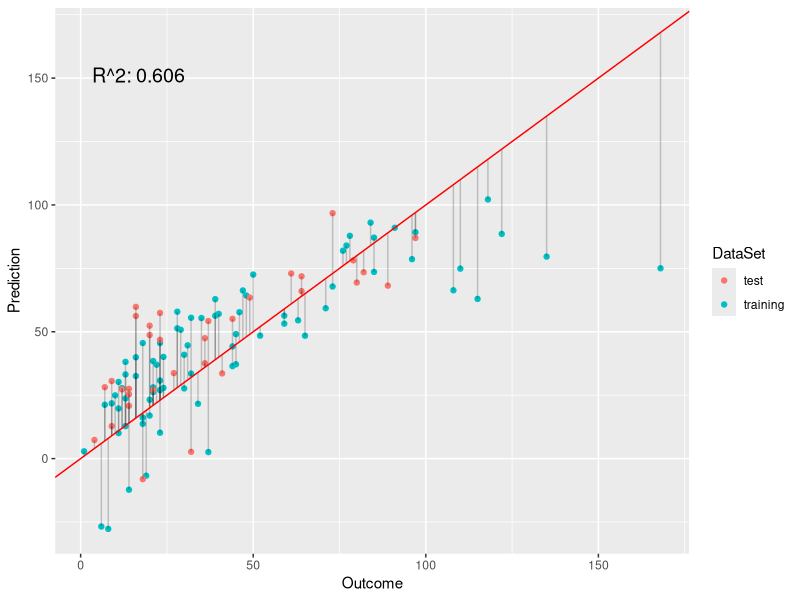
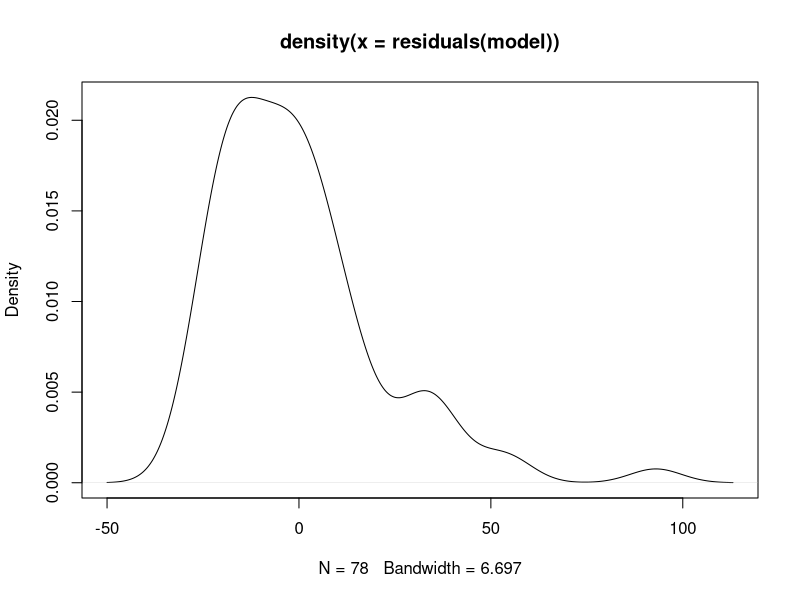
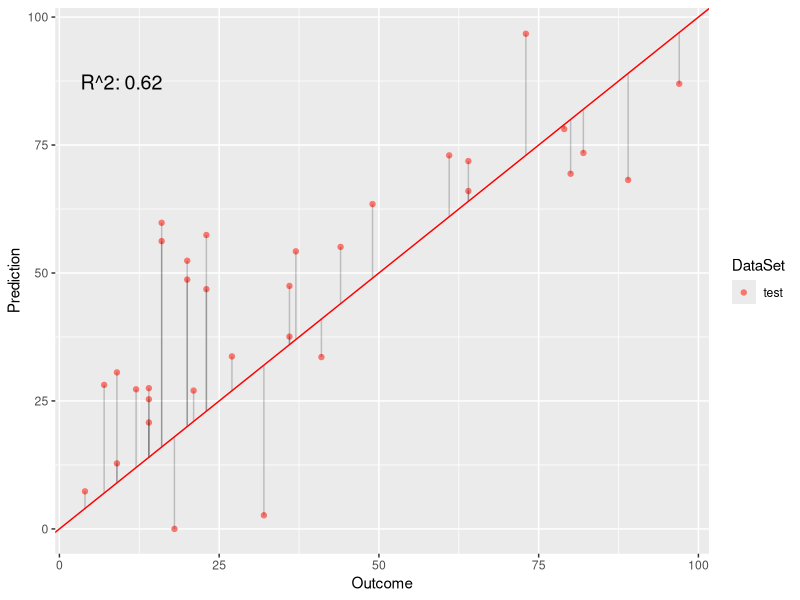
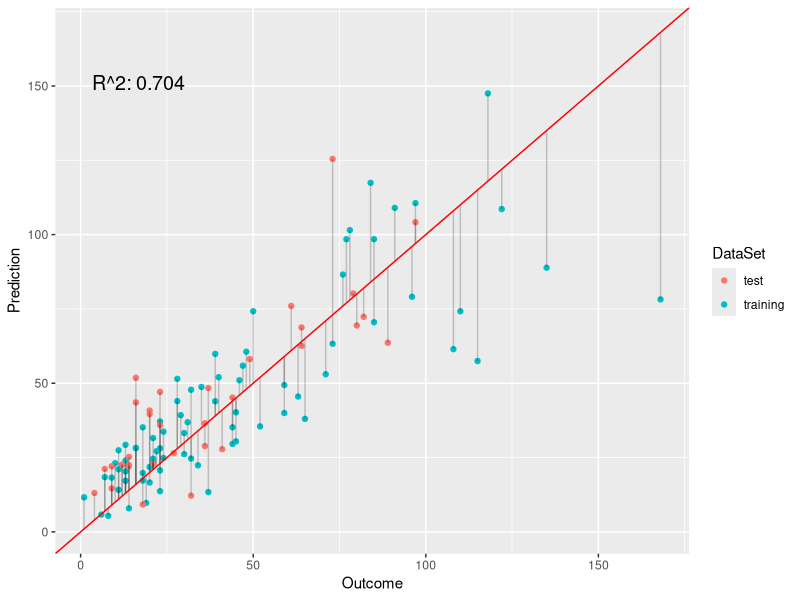
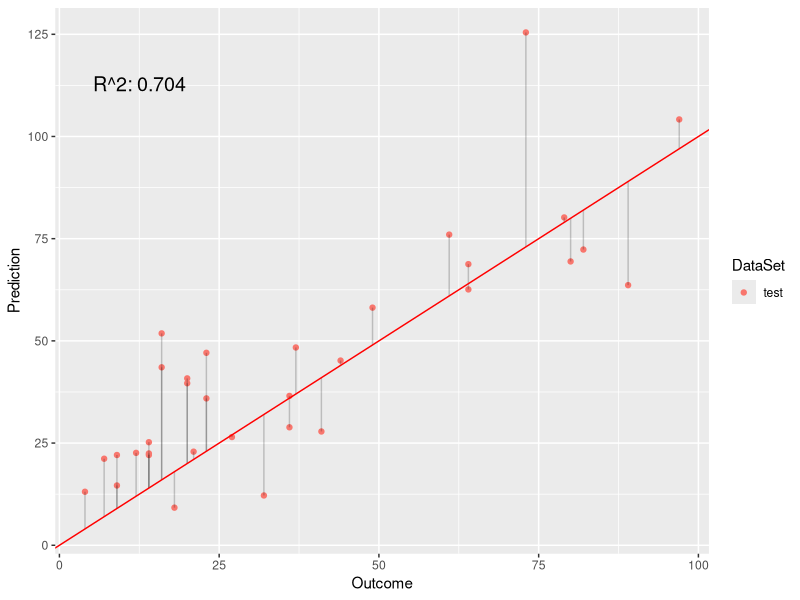
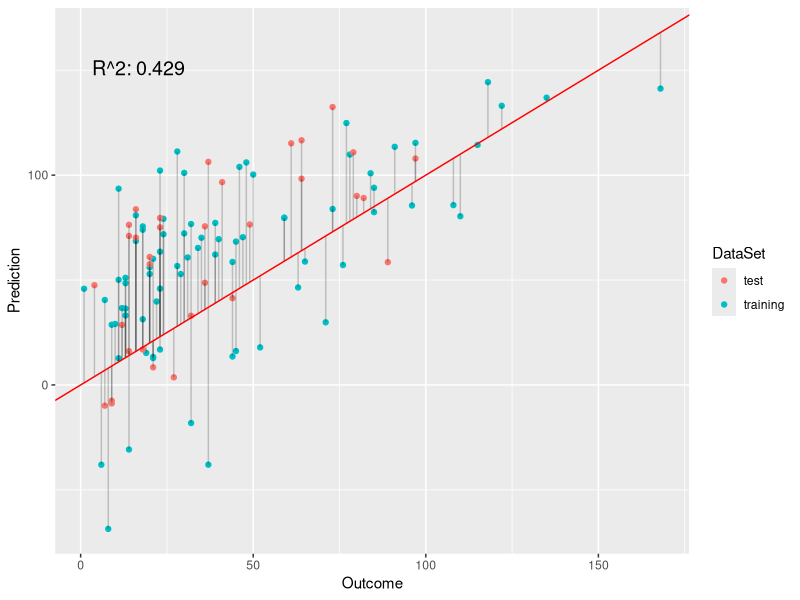

Recreate these plots in R, in order. (Note: this script raises an error after producing the figures.)
## ---- chunk 1
data(airquality)
ozone <- subset(na.omit(airquality), 
        select = c("Ozone", "Solar.R", "Wind", "Temp"))
set.seed(123)
N.train <- ceiling(0.7 * nrow(ozone))
N.test <- nrow(ozone) - N.train
trainset <- sample(seq_len(nrow(ozone)), N.train)
testset <- setdiff(seq_len(nrow(ozone)), trainset)
## ---- chunk 2
transform.residuals <- function(model, residuals = NULL) {
    ## transform residuals according to link functions of GLMs
    if (is.null(residuals)) {
        # training residuals:
        residuals <- residuals(model)
        # adjust value when residuals are weighted
        residuals <- residuals * sqrt(weights(model))
    }
    return(family(model)$linkfun(residuals))
}
plot.linear.model <- function(model, test.preds = NULL, test.labels = NULL, 
                            test.only = FALSE, show.raw.residuals = FALSE) {
    # ensure that model is interpreted as a GLM
    pred <- model$fitted.values
    obs <- model$model[,1]
    if (test.only) {
        # plot only the results for the test set
        plot.df <- NULL
        plot.res.df <- NULL
    } else {
        plot.df <- data.frame("Prediction" = pred, "Outcome" = obs, 
                                "DataSet" = "training")
        model.residuals <- obs - pred
        if (show.raw.residuals ) {
            model.residuals <- residuals(model)
        }
        plot.res.df <- data.frame("x" = obs, "y" = pred, 
                        "x1" = obs, "y2" = pred + model.residuals,
                        "DataSet" = "training")
    }
    r.squared <- NULL
    if (!is.null(test.preds) && !is.null(test.labels)) {
        # store predicted points: 
        test.df <- data.frame("Prediction" = test.preds, 
                            "Outcome" = test.labels, "DataSet" = "test")
        # store residuals for predictions on the test data
        test.residuals <- test.labels - test.preds
        if (show.raw.residuals) {
           test.residuals <- transform.residuals(model, test.residuals) 
        }
        test.res.df <- data.frame("x" = test.labels, "y" = test.preds,
                        "x1" = test.labels, "y2" = test.preds + test.residuals,
                         "DataSet" = "test")
        # append to existing data
        plot.df <- rbind(plot.df, test.df)
        plot.res.df <- rbind(plot.res.df, test.res.df)
        # annotate model with R^2 value
        r.squared <- round(cor(test.preds, test.labels)^2, 3)
    }
    #######
    library(ggplot2)
    p <- ggplot() + 
        # plot training samples
        geom_point(data = plot.df, 
            aes(x = Outcome, y = Prediction, color = DataSet)) +
        # plot residuals
        geom_segment(data = plot.res.df, alpha = 0.2,
            aes(x = x, y = y, xend = x1, yend = y2, group = DataSet)) +
        # plot optimal regressor
        geom_abline(color = "red", slope = 1)
    if (!is.null(r.squared)) {
        # plot r squared of predictions
        max.val <- max(plot.df$Outcome, plot.df$Prediction)
        x.pos <- 0.1 * max.val
        y.pos <- 0.9 * max.val
        label <- paste0("R^2: ", r.squared)
        p <- p + annotate("text", x = x.pos, y = y.pos, label = label, size = 5)
    }
    return(p)
}
## ---- chunk 3
# fit linear model
model <- lm(Ozone ~ Solar.R + Temp + Wind, ozone, trainset)
# get confidence intervals
confint(model)
## ---- chunk 4
test.preds <- predict(model, newdata = ozone[testset,])
test.labels <- ozone$Ozone[testset]
# create a plot to compare fit for training vs test points
p.OLS <- plot.linear.model(model, test.preds, test.labels)
p.OLS
## ---- chunk 5
# density of the residuals: should be normal for least-squares
plot(density(residuals(model)))
## ---- chunk 6
# cutoff at 95% quantile
ozone.cut <- quantile(ozone$Ozone, 0.95)
idx <- which(ozone$Ozone >= ozone.cut)
# compare observations with high ozone with whole data set
summary(ozone[idx,])
summary(ozone)
## ---- chunk 7
# cutoff at 5% quantile
ozone.cut <- quantile(ozone$Ozone, 0.05)
idx <- which(ozone$Ozone <= ozone.cut)
# compare observations with low ozone with whole data set
summary(ozone[idx,])
summary(ozone)
## ---- chunk 8
coefficients(model)
## ---- chunk 9
predict.nonnegative <- function(model, newdata) {
   preds <- predict(model, newdata = newdata) 
   # correct for negative predictions
   preds[preds < 0] <- 0
   return(preds)
}
## ---- chunk 10
nonnegative.preds <- predict.nonnegative(model, ozone[testset,])
# plot only the test predictions to verify the results
plot.linear.model(model, nonnegative.preds, ozone$Ozone[testset], test.only = TRUE)
## ---- chunk 11
pois.model <- glm(Ozone ~ Solar.R + Temp + Wind, family = "poisson",data = ozone[trainset, ])
# need to set type to 'response' to get exponentiated predictions 
pois.preds <- predict(pois.model, newdata = ozone[testset,], type = "response") 
plot.linear.model(pois.model, pois.preds, ozone$Ozone[testset])
## ---- chunk 12
log.model <- lm(log(Ozone) ~ Solar.R + Temp + Wind, ozone, trainset)
log.preds <- predict(pois.model, newdata = ozone[testset,], type = "response") 
plot.linear.model(log.model, log.preds, ozone$Ozone[testset], test.only = TRUE)
## ---- chunk 13
get.weights <- function(ozone) {
    z.scores <- (ozone$Ozone - mean(ozone$Ozone)) / sd(ozone$Ozone)
    weights <- exp(z.scores)
    weights <- weights / mean(weights) # normalize to mean 1
    return(weights)
}
weights <- get.weights(ozone)
weight.model <- lm(Ozone ~ Solar.R + Temp + Wind, ozone, trainset, weights = weights)
weight.preds <- predict(weight.model, newdata = ozone[testset,], type = "response")
plot.linear.model(weight.model, weight.preds, ozone$Ozone[testset])
## ---- chunk 14
w.pois.model <- glm(Ozone ~ Solar.R + Temp + Wind, ozone, trainset, 
                    weights = weights, family = "poisson")
w.pois.preds <- predict(w.pois.model, newdata = ozone[testset,], type = "response") 
p.w.pois <- plot.linear.model(w.pois.model, w.pois.preds, ozone$Ozone[testset])
## ---- chunk 15
coefficients(w.pois.model)
## ---- chunk 16
data(airquality)
# store old ozone data set
ozone.old <- ozone
# remove time-specific features
ozone <- subset(airquality, select = c("Ozone", "Solar.R", "Wind", "Temp"))
# select observations with missing values
na.idx <- as.numeric(which(apply(is.na(ozone),1, any)))
na.df <- ozone[na.idx, ]
# ratio of missing values
ratio.missing <- length(na.idx) / nrow(ozone)
print(paste0(round(ratio.missing * 100, 3), "%"))
# which features are missing most often?
nbr.missing <- apply(ozone, 2, function(x) length(which(is.na(x))))
print(nbr.missing)
# multiple features missing in one observation?
nbr.missing <- apply(ozone, 1, function(x) length(which(is.na(x))))
table(nbr.missing)
## ---- chunk 17
## ensure that same observations are used for testing again:
# adjust training/test indices for the new data set
old.trainset <- trainset
trainset <- match(rownames(ozone.old)[old.trainset], rownames(ozone))
# add NA observations to training data set
trainset <- c(trainset, na.idx)
testset <- setdiff(seq_len(nrow(ozone)), trainset)
## ---- chunk 18
# use Hmisc for imputing missing values
library(Hmisc)
# use aregImpute for multiple imputation
imputed <- aregImpute(Ozone ~ Solar.R + Temp + Wind, ozone, pr = FALSE)
# list.out: return a list; imputation: arbitrarily use the first imputation
imputed.data <- as.data.frame(impute.transcan(imputed, data = ozone,
                imputation = 1, list.out = TRUE,  pr = FALSE))
# inspect imputed observations with respect to the outcome 
summary(as.numeric(imputed.data$Ozone))
## ---- chunk 19
# compute new weights
weights <- get.weights(imputed.data)
# use imputations from all iterations rather than an arbitrary iteration:
fmi <- fit.mult.impute(Ozone ~ Solar.R + Temp + Wind,
        fitter=glm, xtrans = imputed, family = "poisson", 
        data = ozone, subset = trainset, pr = FALSE) #, weights = weights)
        # weights arguments (weights = weights) not used due to error:
        # "..2 used in an incorrect context, no ... to look in"
fmi.preds <- predict.glm(fmi, newdata = ozone[testset,], type = "response") 
plot.linear.model(fmi, fmi.preds, ozone$Ozone[testset])
## ---- chunk 20
w.pois.model <- glm(Ozone ~ Solar.R + Temp + Wind, imputed.data, trainset, 
                    weights = weights, family = "poisson")
w.pois.preds <- predict(w.pois.model, newdata = imputed.data[testset,], type = "response") 
plot.linear.model(w.pois.model, w.pois.preds, imputed.data$Ozone[testset])
## ---- chunk 21
# does the new model predict significantly different values?
wilcox.test(test.preds, w.pois.preds, paired = TRUE)
## ---- chunk 22
library(gridExtra) # for grid.arrange
library(grid) # for textGrob function
grid.arrange(p.OLS, p.w.pois, nrow = 1, top=textGrob("Ordinary least squares vs weighted Poisson regression",gp=gpar(fontsize=20,font=3)))
